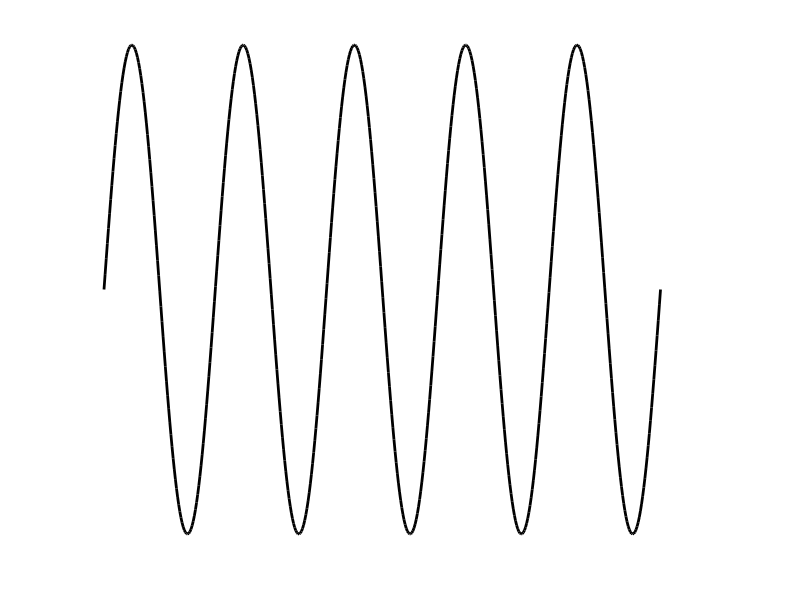

The MATLAB script that drew this image:
%% Creating curves that I use for figures in FISE


%% Sinusoid
%
% 100 samples per cycle
% 

nCycles = 5;
x = linspace(0, 2*pi*nCycles, 100*nCycles);
y = sin(x);
figure; plot(x, y, 'LineWidth', 2, 'Color','k');
axis off;
print('sine_wave.svg', '-dsvg');

%%
